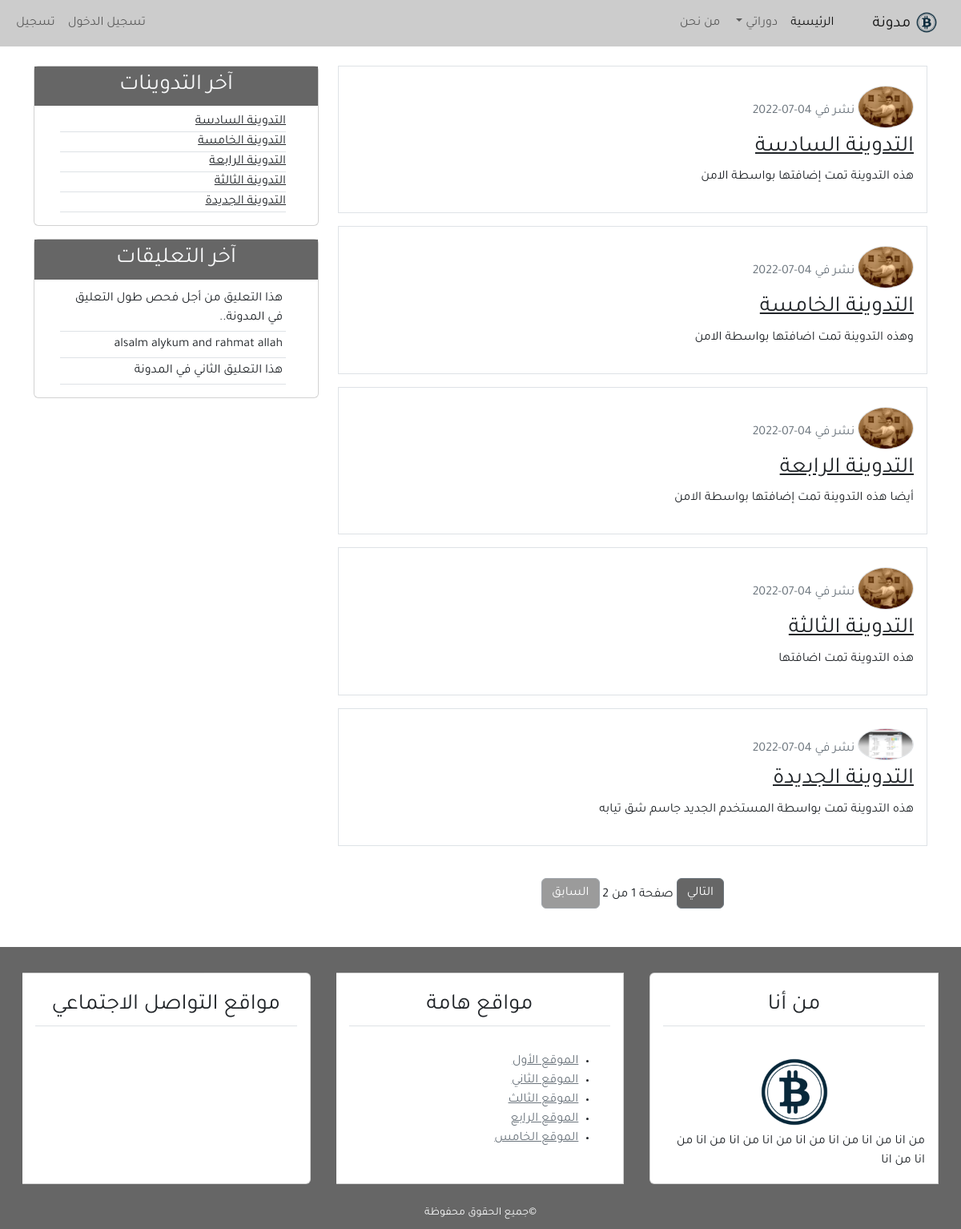
The page / on the database its author committed.
### blog/models.py (models this page shows, shortened)
class Post(models.Model):
    title=models.CharField(max_length=100)
    content=models.TextField() #محتوى التدوينة
    Post_date=models.DateTimeField(default=timezone.now)# auto_now_add  يتم إنشاءه اول ما يتم عندما شاء التدوينة
    post_update=models.DateTimeField(auto_now=True) # auto_now يتم انشاءه عندما يتم تحديث التدوينة
    auther=models.ForeignKey(User, on_delete=models.CASCADE) #كاتب او ناشر التدوينة
    class Meta:
        ordering=('-Post_date',) # vdeo 26 this is for ordering blogs from latest to first

class Comment(models.Model):
    name=models.CharField(max_length=50,verbose_name='الأسم')
    email=models.EmailField(verbose_name='البريد الالكتروني')
    body= models.TextField(verbose_name='التعليق')
    comment_date=models.DateTimeField(auto_now_add=True)
    active=models.BooleanField(default=False)
    post=models.ForeignKey(Post,on_delete=models.CASCADE,related_name='comments')
    class Meta:
        ordering =('-comment_date',)

### user/models.py (models this page shows, shortened)
class Profile(models.Model):
    image=models.ImageField(default='default.jpg', upload_to='profile_pics')
    user=models.OneToOneField(User,on_delete=models.CASCADE)

### blog/views.py (the view)
# urls.py: path('',views.home,name='home'),
def home(request):
    posts=Post.objects.all()
    paginator=Paginator(posts,5)
    page=request.GET.get('page')
    try:
        posts = paginator.page(page)
    except PageNotAnInteger:
        posts=paginator.page(1)
    except EmptyPage:
        posts=paginator.page(paginator.num_page)
    context = {
        'title': 'الصفحة الرئيسية',
        'posts': posts , # video26 we will use 'posts' in latest_post.html
        'page':page,
    }
    template = loader.get_template('blog/index.html')
    return HttpResponse(template.render(context, request))

### blog/templatetags/post_tag.py (called while the page is built)
@register.inclusion_tag('blog/latest_posts.html')
def latest_posts():
    context={
        'l_posts':Post.objects.all()[0:5]
    }
    return context

@register.inclusion_tag('blog/latest_comments.html')
def latest_comments():
    context={
        "l_comments":Comment.objects.filter(active=True)[0:5]
    }
    return context

### blog/templates/blog/index.html (shortened to what this page needs)
{% extends 'blog/base.html' %}
{% block content %}
{% for post in posts %}
       <div class="border p-3 mb-3" >
              <img class="img-fluid rounded-circle border mb-2" width="70px" height=""
                      src="{{ post.auther.profile.image.url }}"
                      alt="صورة الناشر">
              <span class="text-secondary">نشر في {{post.Post_date|date:'d-m-Y'}}</span>
              <h3><a class="text-dark" href="{% url 'detail' post.pk  %}">{{post.title }}</a></h3>
              <p>{{post.content}}</p>
       </div>
{%endfor %}
{% include 'blog/pagination.html' with page=posts %}
{% endblock content %}

### blog/templates/blog/base.html (shortened to what this page needs)
{%load static %}
{%load post_tag%}
<!DOCTYPE html>
<html lang="ar">
    <head>
        <link rel="stylesheet" href="{% static 'blog/css/bootstrap.mini.css' %}">
        <link rel="stylesheet" href="{% static 'blog/css/main.css' %}">
    </head>
    <body>
        <header>
            <nav class="navbar navbar-expand-lg bg-light">
                <div class="container-fluid">
                  <a class="navbar-brand" href="#">
                    <img src="{% static 'blog/images/logo.png'%}" alt="شعار مدونة" width="30px" height="">
                    مدونة</a>
                  <div class="collapse navbar-collapse" id="navbarSupportedContent">
                    <ul class="navbar-nav  mb-2 mb-lg-0">
                      <li class="nav-item">
                        <a class="nav-link active" aria-current="page" href="{% url 'home' %}">الرئيسية</a>
                      </li>
                      <li class="nav-item dropdown">
                        <a class="nav-link dropdown-toggle" href="#" id="navbarDropdown" role="button" data-bs-toggle="dropdown" aria-expanded="false">
                          دوراتي
                        </a>
                      </li>
                      <li class="nav-item">
                        <a class="nav-link" href="{% url 'about' %}">من نحن</a>
                      </li>
                    </ul>
                    {% if user.is_authenticated%}
                      <ul class="navbar-nav me-auto mb-2 mb-lg-0">
                      <li class="nav-item"><a class="nav-link" href=" {% url 'new_post' %}">تدوينة جديدة</a></li>
                      <li class="nav-item"><a class="nav-link" href="{% url 'profile'%}">الملف الشخصي</a></li>
                      <li class="nav-item"><a class="nav-link" href="{% url 'logout' %}">خروج ({{user.username}}) </a></li>
                      </ul>
                    {%else%}
                    <ul class="navbar-nav me-auto mb-2 mb-lg-0">
                      <li class="nav-item"><a class="nav-link" href="{% url 'login' %}">تسجيل الدخول</a></li>
                      <li class="nav-item"><a class="nav-link" href="{% url 'register' %}">تسجيل</a></li>
                  </ul>
                    {%endif%}
                  </div>
                </div>
            </nav>
        </header>
        <section>
            <div class="container">
                <div class="row mt-4" >
                    <div class="col-md-8">
                        {% block content %}
                        {% endblock content %}
                    </div>
                    <div class="col-md-4">
                        <div class="card mb-3">
                            <h3 class="text-center bg-secondary text-light p-2">آخر التدوينات</h3>
                          {% latest_posts %}
                        </div>
                        <div class="card mb-3">
                            <h3 class="text-center bg-secondary text-light p-2">آخر التعليقات</h3>
                            {% latest_comments %}
                        </div>
                    </div>
                </div>
            </div>
        </section>
        <footer class="bg-secondary">
            <div class="container-fluid">
                <div class="row">
                    <div class="col-md">
                        <div class="card-group mt-3 ">
                            <div class="card m-3">
                                <h3 class="card-taite text-center border-bottom p-2 m-3">من أنا</h3>
                                <div class="card-body">
                                    <div class="text-center">
                                        <img src="{% static 'blog/images/logo.png'%}" alt="شعار مدونة" width="100px">
                                    </div>
                                    من انا من انا من انا من انا من انا من انا من انا من انا من انا
                                </div>
                            </div>
                            <div class="card m-3">
                                <h3 class="card-taite text-center border-bottom p-2 m-3">مواقع هامة</h3>
                                <div class="card-body">
                                   <ul>
                                    <li><a class="text-secondary" href="#">الموقع الأول</a></li>
                                    <li><a class="text-secondary" href="#">الموقع الثاني</a></li>
                                    <li><a class="text-secondary" href="#">الموقع الثالث</a></li>
                                    <li><a class="text-secondary" href="#">الموقع الرابع</a></li>
                                    <li><a class="text-secondary" href="#">الموقع الخامس</a></li>
                                   </ul>
                                </div>
                            </div>
                            <div class="card m-3">
                                <h3 class="card-taite text-center border-bottom p-2 m-3">مواقع التواصل الاجتماعي</h3>
                                <h4 class="card-body text-center">
                                </h4>
                            </div>
                        </div>
                    </div>
                </div>
                <div class="row p-2" >
                     <div class="col-md text-center ">
                        <small class="text-light">&copy;جميع الحقوق محفوظة</small>
                     </div>
                </div>
            </div>
        </footer>
    </body>
</html>

### blog/templates/blog/pagination.html
<div class="pt-3 mt-4 mb-5 text-center">
    {% if page.has_next %}
    <a class="btn btn-secondary bg-secondary" href="?page={{page.next_page_number}}">التالي</a>
    {% else %}
    <a class="btn btn-secondary bg-secondary disabled" href="#">التالي</a>
    {% endif %}
    <span class="pr-4 pl-4">صفحة {{page.number}} من {{page.paginator.num_pages}}</span>
    {% if page.has_previous %}
    <a class="btn btn-secondary bg-secondary" href="?page={{page.previous_page_number}}">السابق</a>
    {% else %}
    <a class="btn btn-secondary bg-secondary disabled" href="#">السابق</a>
    {% endif %}
</div>

### blog/templates/blog/latest_posts.html
<ul class="list-group-flush latest_post">
    {% for post in l_posts%}
    <li class="border-bottom list-group-item latest-post-item">
        <a class="text-dark  " href="{% url 'detail' post.pk  %}">{{post.title}}</a>
    </li>
    {%endfor%}
</ul>

### blog/templates/blog/latest_comments.html
<ul class="list-group-flush latest_comment">
    {% for comment in l_comments%}
    <li class="border-bottom p-1 list-group-item latest-comment-item">
        <a class="nav-link" href="{% url 'detail' comment.post.pk  %}">
            {% if comment.body|length > 40 %}
            {{comment.body|slice:'45'}}..
            {%else%}
            {{comment.body}}
            {%endif%}
        </a>
    </li>
    {%empty%}
    <li class="list-group-item latest-comment-item">لايوجد تعليقات</li>
    {%endfor%}
</ul>

### blog/static/blog/css/main.css (style rules this page uses)
html,body { direction: rtl; text-align: right; }
body { font-family: 'Tajawal',sans-serif; }
.bg-secondary { background-color: #666 !important; }
.bg-light { background-color: #ccc !important; }

### rows shown on the page
Post: auther.profile.image (picture), Post_date "04-07-2022", title "التدوينة السادسة", content "هذه التدوينة تمت إضافتها بواسطة الامن"
Post: auther.profile.image (picture), Post_date "04-07-2022", title "التدوينة الخامسة", content "وهذه التدوينة تمت اضافتها بواسطة الامن"
Post: auther.profile.image (picture), Post_date "04-07-2022", title "التدوينة الرابعة", content "أيضا هذه التدوينة تمت إضافتها بواسطة الامن"
Post: auther.profile.image (picture), Post_date "04-07-2022", title "التدوينة الثالثة", content "هذه التدوينة تمت اضافتها"
Post: auther.profile.image (picture), Post_date "04-07-2022", title "التدوينة الجديدة", content "هذه التدوينة تمت بواسطة المستخدم الجديد جاسم شق تيابه"
Comment: body "هذا التعليق من أجل فحص طول التعليق في المدونة"
Comment: body "alsalm alykum and rahmat allah"
Comment: body "هذا التعليق الثاني في المدونة"

### other values the page prints
{{ page.paginator.num_pages }} "2"
